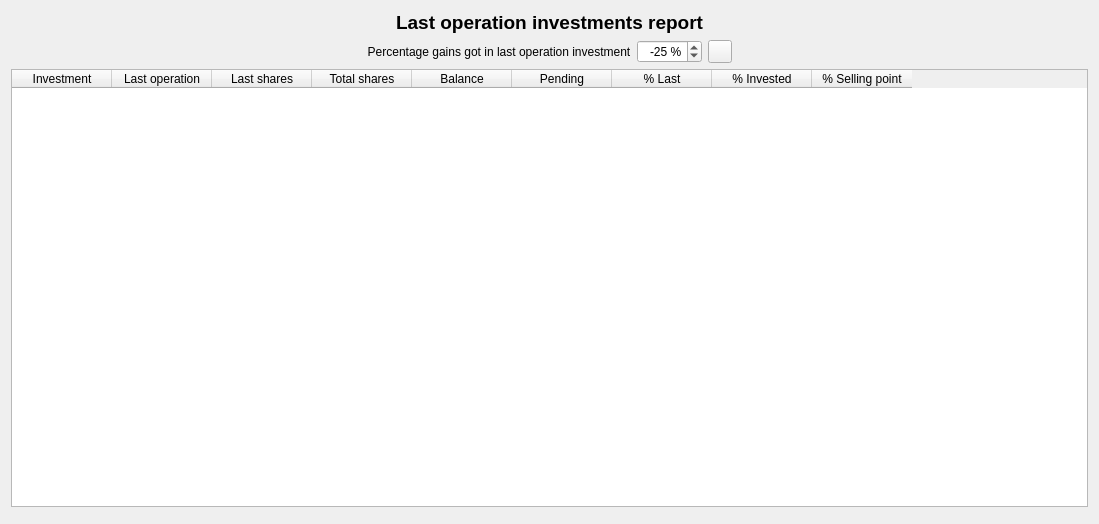
<?xml version="1.0" encoding="UTF-8"?>
<ui version="4.0">
 <class>wdgLastCurrent</class>
 <widget class="QWidget" name="wdgLastCurrent">
  <property name="geometry">
   <rect>
    <x>0</x>
    <y>0</y>
    <width>1099</width>
    <height>524</height>
   </rect>
  </property>
  <layout class="QHBoxLayout" name="horizontalLayout_2">
   <item>
    <layout class="QVBoxLayout" name="verticalLayout">
     <item>
      <widget class="QLabel" name="lbl">
       <property name="font">
        <font>
         <pointsize>14</pointsize>
         <weight>75</weight>
         <bold>true</bold>
        </font>
       </property>
       <property name="text">
        <string>Last operation investments report</string>
       </property>
       <property name="alignment">
        <set>Qt::AlignCenter</set>
       </property>
      </widget>
     </item>
     <item>
      <layout class="QHBoxLayout" name="horizontalLayout">
       <item>
        <spacer name="horizontalSpacer">
         <property name="orientation">
          <enum>Qt::Horizontal</enum>
         </property>
         <property name="sizeHint" stdset="0">
          <size>
           <width>40</width>
           <height>20</height>
          </size>
         </property>
        </spacer>
       </item>
       <item>
        <widget class="QLabel" name="label">
         <property name="text">
          <string>Percentage gains got in last operation investment</string>
         </property>
         <property name="alignment">
          <set>Qt::AlignCenter</set>
         </property>
        </widget>
       </item>
       <item>
        <widget class="QSpinBox" name="spin">
         <property name="contextMenuPolicy">
          <enum>Qt::NoContextMenu</enum>
         </property>
         <property name="alignment">
          <set>Qt::AlignRight|Qt::AlignTrailing|Qt::AlignVCenter</set>
         </property>
         <property name="keyboardTracking">
          <bool>false</bool>
         </property>
         <property name="suffix">
          <string> %</string>
         </property>
         <property name="minimum">
          <number>-100</number>
         </property>
         <property name="maximum">
          <number>100</number>
         </property>
         <property name="singleStep">
          <number>5</number>
         </property>
         <property name="value">
          <number>-25</number>
         </property>
        </widget>
       </item>
       <item>
        <widget class="QToolButton" name="cmd">
         <property name="text">
          <string/>
         </property>
         <property name="icon">
          <iconset resource="../images/xulpymoney.qrc">
           <normaloff>:/xulpymoney/button_ok.png</normaloff>:/xulpymoney/button_ok.png</iconset>
         </property>
        </widget>
       </item>
       <item>
        <spacer name="horizontalSpacer_2">
         <property name="orientation">
          <enum>Qt::Horizontal</enum>
         </property>
         <property name="sizeHint" stdset="0">
          <size>
           <width>40</width>
           <height>20</height>
          </size>
         </property>
        </spacer>
       </item>
      </layout>
     </item>
     <item>
      <widget class="myQTableWidget" name="tblInvestments">
       <property name="contextMenuPolicy">
        <enum>Qt::CustomContextMenu</enum>
       </property>
       <property name="editTriggers">
        <set>QAbstractItemView::NoEditTriggers</set>
       </property>
       <property name="alternatingRowColors">
        <bool>true</bool>
       </property>
       <property name="selectionMode">
        <enum>QAbstractItemView::SingleSelection</enum>
       </property>
       <property name="selectionBehavior">
        <enum>QAbstractItemView::SelectRows</enum>
       </property>
       <attribute name="verticalHeaderVisible">
        <bool>false</bool>
       </attribute>
       <column>
        <property name="text">
         <string>Investment</string>
        </property>
       </column>
       <column>
        <property name="text">
         <string>Last operation</string>
        </property>
       </column>
       <column>
        <property name="text">
         <string>Last shares</string>
        </property>
       </column>
       <column>
        <property name="text">
         <string>Total shares</string>
        </property>
       </column>
       <column>
        <property name="text">
         <string>Balance</string>
        </property>
       </column>
       <column>
        <property name="text">
         <string>Pending</string>
        </property>
       </column>
       <column>
        <property name="text">
         <string>% Last</string>
        </property>
       </column>
       <column>
        <property name="text">
         <string>% Invested</string>
        </property>
       </column>
       <column>
        <property name="text">
         <string>% Selling point</string>
        </property>
       </column>
      </widget>
     </item>
     <item>
      <widget class="QWidget" name="wdgIBM" native="true"/>
     </item>
    </layout>
   </item>
  </layout>
  <action name="actionInvestmentReport">
   <property name="icon">
    <iconset resource="../images/xulpymoney.qrc">
     <normaloff>:/xulpymoney/bundle.png</normaloff>:/xulpymoney/bundle.png</iconset>
   </property>
   <property name="text">
    <string>Investment report</string>
   </property>
   <property name="toolTip">
    <string>Investment report</string>
   </property>
  </action>
  <action name="actionSortTPCVenta">
   <property name="icon">
    <iconset>
     <normaloff>:/xulpmoney/document-preview.png</normaloff>:/xulpmoney/document-preview.png</iconset>
   </property>
   <property name="text">
    <string>% Selling point</string>
   </property>
   <property name="toolTip">
    <string>% Selling point</string>
   </property>
  </action>
  <action name="actionSortTPC">
   <property name="icon">
    <iconset>
     <normaloff>:/xulpmoney/document-preview.png</normaloff>:/xulpmoney/document-preview.png</iconset>
   </property>
   <property name="text">
    <string>% Invested</string>
   </property>
   <property name="toolTip">
    <string>% Invested</string>
   </property>
  </action>
  <action name="actionSortName">
   <property name="icon">
    <iconset>
     <normaloff>:/xulpmoney/document-preview.png</normaloff>:/xulpmoney/document-preview.png</iconset>
   </property>
   <property name="text">
    <string>Name</string>
   </property>
   <property name="toolTip">
    <string>Name</string>
   </property>
  </action>
  <action name="actionSortHour">
   <property name="icon">
    <iconset>
     <normaloff>:/xulpmoney/document-preview.png</normaloff>:/xulpmoney/document-preview.png</iconset>
   </property>
   <property name="text">
    <string>Time</string>
   </property>
   <property name="toolTip">
    <string>Time</string>
   </property>
  </action>
  <action name="actionProduct">
   <property name="icon">
    <iconset resource="../images/xulpymoney.qrc">
     <normaloff>:/xulpymoney/books.png</normaloff>:/xulpymoney/books.png</iconset>
   </property>
   <property name="text">
    <string>Product report</string>
   </property>
   <property name="toolTip">
    <string>Product report</string>
   </property>
  </action>
  <action name="actionSortTPCLast">
   <property name="text">
    <string>% Last operation</string>
   </property>
   <property name="toolTip">
    <string>% Last operation</string>
   </property>
  </action>
  <action name="actionCalculate">
   <property name="icon">
    <iconset resource="../images/xulpymoney.qrc">
     <normaloff>:/xulpymoney/tools-wizard.png</normaloff>:/xulpymoney/tools-wizard.png</iconset>
   </property>
   <property name="text">
    <string>Calculate reinvest price</string>
   </property>
   <property name="toolTip">
    <string>Calculate reinvest price</string>
   </property>
  </action>
  <action name="actionReinvest">
   <property name="icon">
    <iconset resource="../images/xulpymoney.qrc">
     <normaloff>:/xulpymoney/coins.png</normaloff>:/xulpymoney/coins.png</iconset>
   </property>
   <property name="text">
    <string>Reinvest</string>
   </property>
   <property name="toolTip">
    <string>Reinvest</string>
   </property>
  </action>
 </widget>
 <customwidgets>
  <customwidget>
   <class>myQTableWidget</class>
   <extends>QTableWidget</extends>
   <header location="global">myqtablewidget</header>
  </customwidget>
 </customwidgets>
 <resources>
  <include location="../images/xulpymoney.qrc"/>
  <include location="../images/xulpymoney.qrc"/>
 </resources>
 <connections/>
</ui>
